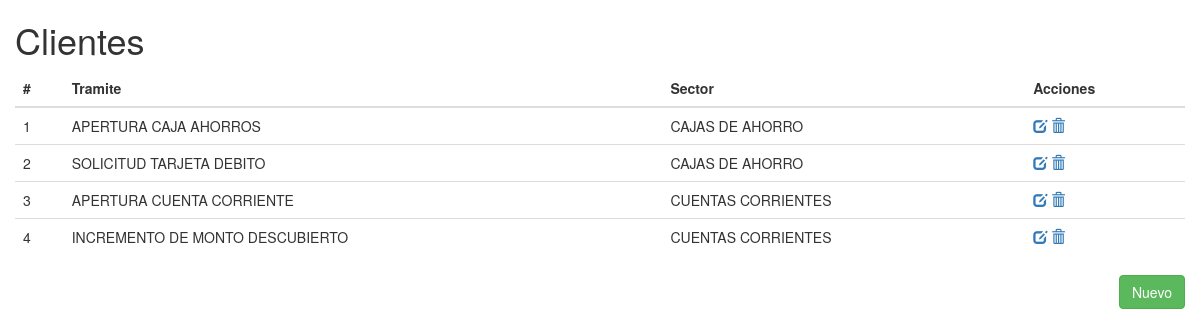
The page /turnos/tramite/ on the database as committed earlier.
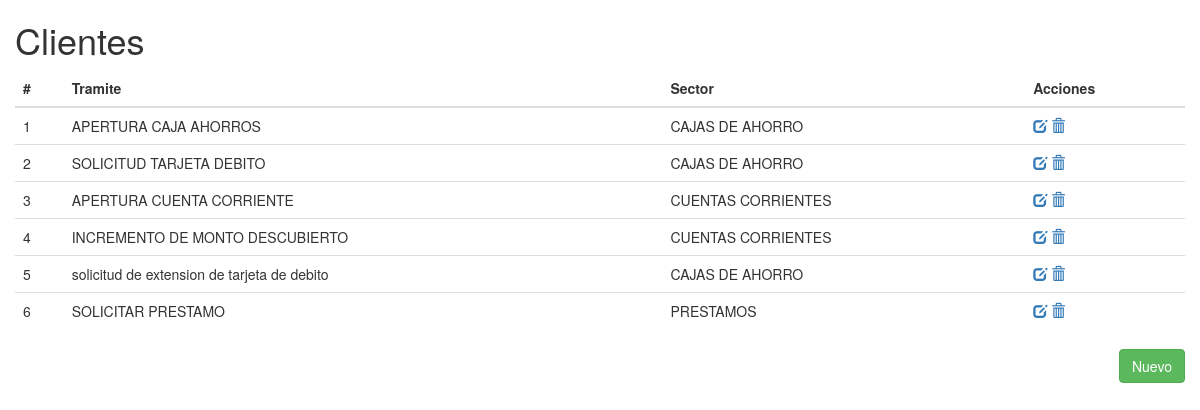
The same page on the database as committed later.
### apps/turnos/models.py (models this page shows, shortened)
class Tramites(models.Model):
	descripcion 	= models.CharField(max_length=50)
	sector 			= models.ForeignKey('Sectores',default="1",related_name="tramite_asociado")

class Sectores(models.Model):
	nombre_sector     	= models.CharField(max_length=50)
	descripcion_sector	= models.CharField(max_length=200)
	codigo 			 	= models.CharField(max_length=2)
	def __unicode__(self):
		return u'%s' % self.nombre_sector.upper()

### apps/turnos/views.py (the view)
def tramites(request):
	listado = Tramites.objects.all()
	values = {
		'listado' : listado
	}
	return render_to_response('turnos/tramite.html',values,context_instance=RequestContext(request))

### templates/turnos/tramite.html
{% extends 'index.html' %}
{% block cuerpo %}
 <div class="container-fluid">
 	<h1>Clientes</h1>
	<div class="row">
		<div class="col-md-12">
			<table class="table">
				<thead>
					<tr>
						<th>
							#
						</th>
						<th>
							Tramite
						</th>
						<th>
							Sector
						</th>
						<th>
							Acciones
						</th>
					</tr>
				</thead>
				<tbody>
					{% for elemento in listado %}
					<tr>
						<td>
							{{ elemento.id }}
						</td>
						<td>
							{{ elemento.descripcion }}
						</td>
						<td>
							{{ elemento.sector }}
						</td>
						<td>
							<a href="{% url 'tramite_edit' elemento.id %}"><i class="glyphicon glyphicon-edit"></i></a>
							<a href="{% url 'tramite_delete' elemento.id %}"><i class="glyphicon glyphicon-trash"></i></a>
						</td>
					</tr>
					{% endfor %}
				</tbody>
			</table>
		</div>
	</div>
	<a href="{% url 'tramite_nuevo' %}" class="btn btn-success pull-right">Nuevo</a>
</div>
{% endblock cuerpo %}

Rows that differ between the two databases and show on the page:
added Tramites: id "5", descripcion "solicitud de extension de tarjeta de debito", sector "CAJAS DE AHORRO"
added Tramites: id "6", descripcion "SOLICITAR PRESTAMO", sector "PRESTAMOS"
